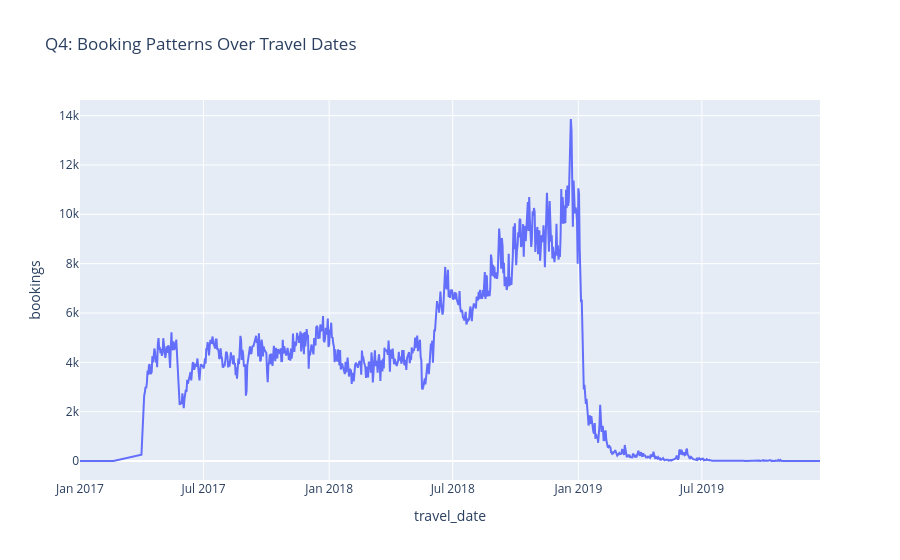

The notebook cell saved with this chart:
### Code cell
# Question 4: Booking patterns over travel dates
print("Q4: What are the booking patterns over travel dates?")
travel_date_pattern = df_cleaned.groupby('travel_date').size().reset_index(name='bookings')
fig4 = px.line(travel_date_pattern, x='travel_date', y='bookings',
               title="Q4: Booking Patterns Over Travel Dates")
fig4.show()

### Figure 1 — Plotly figure (JSON) as saved in the notebook; plotly's stock layout.template omitted (floating-point values rounded to 4 significant figures; data arrays with more than 128 entries replaced by an {"elided": "..."} marker saying what was removed)
{"data": [{"hovertemplate": "travel_date=%{x}<br>bookings=%{y}<extra></extra>", "legendgroup": "", "line": {"color": "#636efa", "dash": "solid"}, "marker": {"symbol": "circle"}, "mode": "lines", "name": "", "orientation": "v", "showlegend": false, "type": "scatter", "x": {"elided": "970 str values"}, "xaxis": "x", "y": {"elided": "970 int values"}, "yaxis": "y"}], "layout": {"legend": {"tracegroupgap": 0}, "title": {"text": "Q4: Booking Patterns Over Travel Dates"}, "xaxis": {"anchor": "y", "domain": [0, 1], "title": {"text": "travel_date"}}, "yaxis": {"anchor": "x", "domain": [0, 1], "title": {"text": "bookings"}}}}
